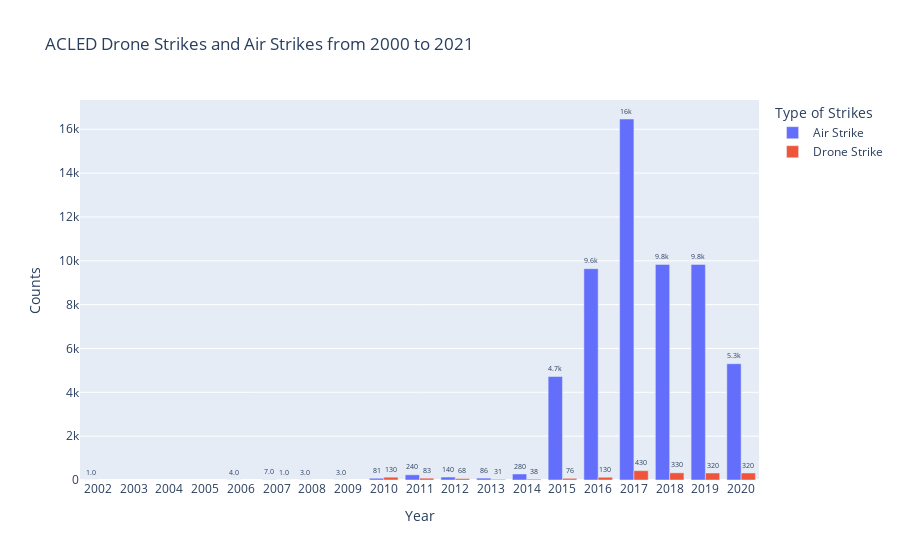

Notebook code for this chart:
### Code cell
fig = px.bar(newdf, y='count', x='year',color='type_of_strike',
title='ACLED Drone Strikes and Air Strikes from 2000 to 2021', 
labels={'count':'Counts', 'year':'Year','type_of_strike':'Type of Strikes'})
fig.update_traces(
    texttemplate='%{y:.2s}', textposition='outside')
fig.update_layout(uniformtext_minsize=6,uniformtext_mode='hide')
fig.update_xaxes(dtick='Y1')
fig.update_layout(barmode='group')
fig.show()

### Figure 1 — Plotly figure (JSON) as saved in the notebook; plotly's stock layout.template omitted (floating-point values rounded to 4 significant figures)
{"data": [{"alignmentgroup": "True", "hovertemplate": "Type of Strikes=Air Strike<br>Year=%{x}<br>Counts=%{y}<extra></extra>", "legendgroup": "Air Strike", "marker": {"color": "#636efa"}, "name": "Air Strike", "offsetgroup": "Air Strike", "orientation": "v", "showlegend": true, "textposition": "outside", "texttemplate": "%{y:.2s}", "type": "bar", "x": [2002, 2006, 2007, 2008, 2009, 2010, 2011, 2012, 2013, 2014, 2015, 2016, 2017, 2018, 2019, 2020], "xaxis": "x", "y": [1, 4, 7, 3, 3, 81, 237, 135, 86, 275, 4720, 9640, 16468, 9835, 9834, 5305], "yaxis": "y"}, {"alignmentgroup": "True", "hovertemplate": "Type of Strikes=Drone Strike<br>Year=%{x}<br>Counts=%{y}<extra></extra>", "legendgroup": "Drone Strike", "marker": {"color": "#EF553B"}, "name": "Drone Strike", "offsetgroup": "Drone Strike", "orientation": "v", "showlegend": true, "textposition": "outside", "texttemplate": "%{y:.2s}", "type": "bar", "x": [2007, 2010, 2011, 2012, 2013, 2014, 2015, 2016, 2017, 2018, 2019, 2020], "xaxis": "x", "y": [1, 128, 83, 68, 31, 38, 76, 125, 425, 326, 319, 319], "yaxis": "y"}], "layout": {"barmode": "group", "legend": {"title": {"text": "Type of Strikes"}, "tracegroupgap": 0}, "title": {"text": "ACLED Drone Strikes and Air Strikes from 2000 to 2021"}, "uniformtext": {"minsize": 6, "mode": "hide"}, "xaxis": {"anchor": "y", "domain": [0, 1], "dtick": "Y1", "title": {"text": "Year"}}, "yaxis": {"anchor": "x", "domain": [0, 1], "title": {"text": "Counts"}}}}
